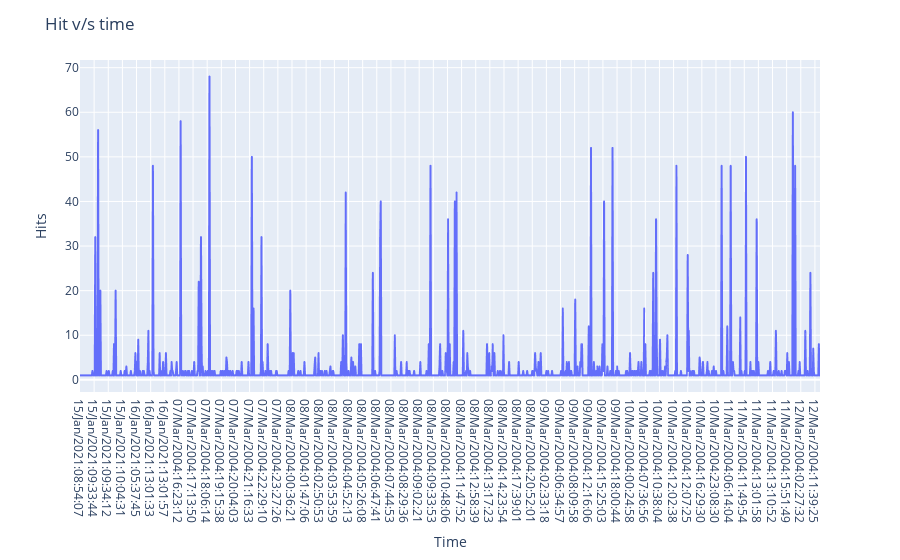

The notebook cell saved with this chart:
### Code cell
plot_hit_vs_time(df['time'],
                'Hit v/s time',
                'Time',
                'Hits')

### Figure 1 — Plotly figure (JSON) as saved in the notebook; plotly's stock layout.template omitted (floating-point values rounded to 4 significant figures; data arrays with more than 128 entries replaced by an {"elided": "..."} marker saying what was removed)
{"data": [{"hovertemplate": "x=%{x}<br>y=%{y}<extra></extra>", "legendgroup": "", "line": {"color": "#636efa", "dash": "solid"}, "mode": "lines", "name": "", "showlegend": false, "type": "scattergl", "x": {"elided": "1310 str values"}, "xaxis": "x", "y": {"elided": "1310 int values"}, "yaxis": "y"}], "layout": {"legend": {"tracegroupgap": 0}, "margin": {"t": 60}, "title": {"text": "Hit v/s time"}, "xaxis": {"anchor": "y", "domain": [0, 1], "title": {"text": "Time"}}, "yaxis": {"anchor": "x", "domain": [0, 1], "title": {"text": "Hits"}}}}
